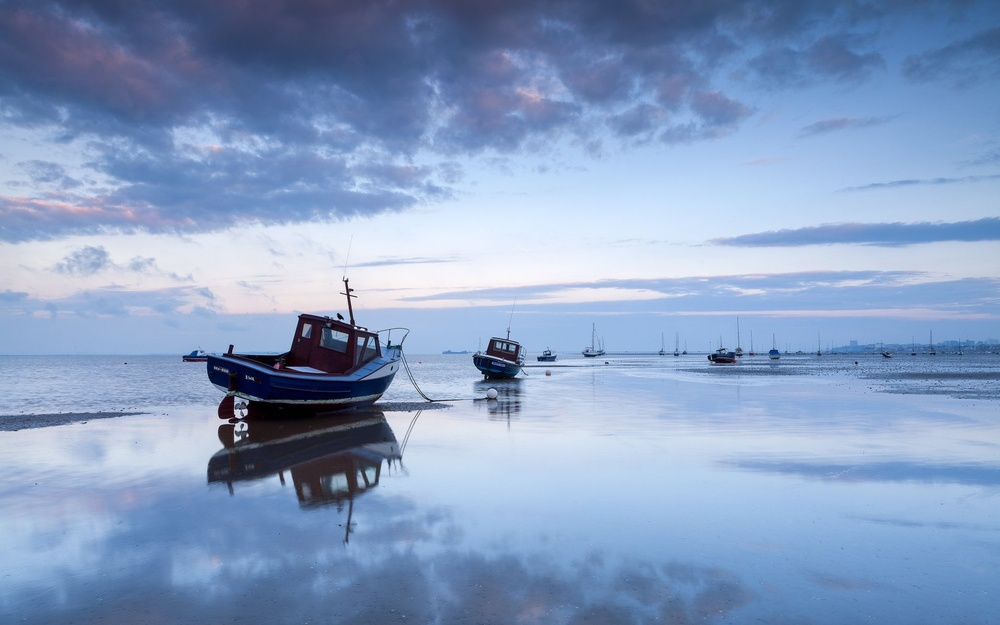
#> input picture Görüntü_İşleme/image_determination/boat.jpg, 1000 x 625 px, shrunk from 1920 x 1200 before the run
$ python image_determination.py
#> lines starting #> are read from the running program, lines starting #| are printed output that depends on the picture; after the words box and inside, x2 and y2 are one past the last pixel; in counts of white or black regions, pixels touching at a corner belong together

import cv2

image = cv2.imread('boat.jpg', 0)
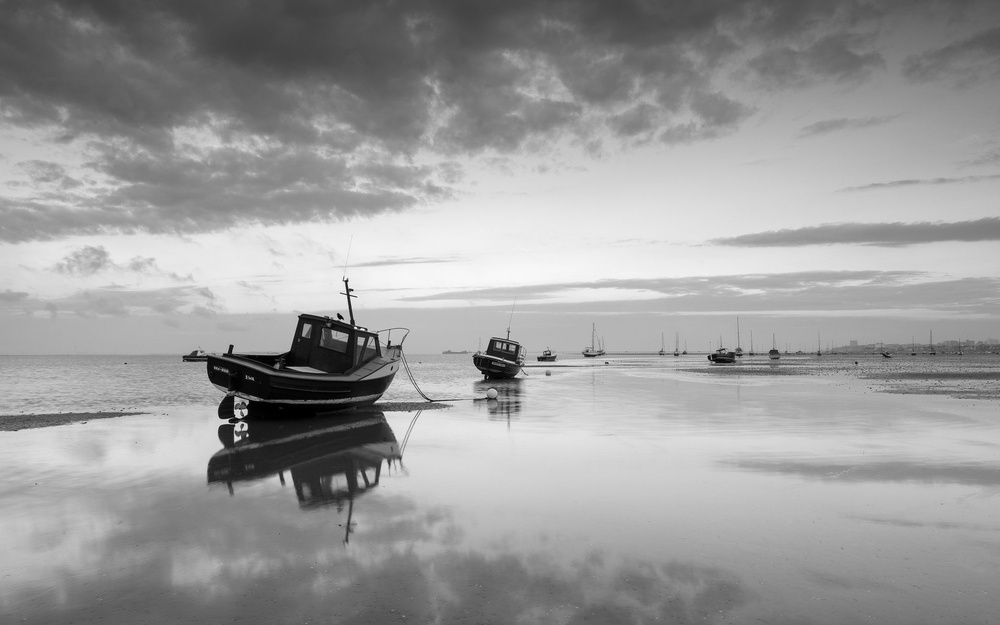
#> image: shape (625, 1000); min 0, max 254, mean 155.3

_, threshold_Image = cv2.threshold(image, 80, 250, cv2.THRESH_BINARY)
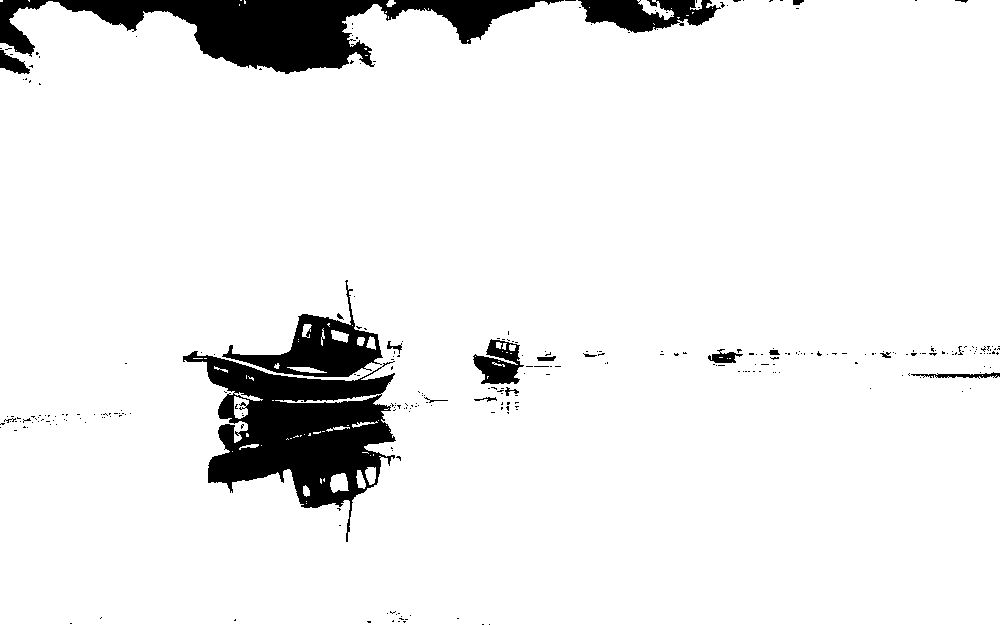
#> threshold_Image: shape (625, 1000); values 0 (black) and 250 (white), 92.6% white; 293 black regions (273 under 20 px), largest, box (x1, y1, x2, y2) and area: (183, 351, 396, 542) 17817, (0, 0, 564, 74) 17060, (222, 280, 383, 377) 4730
threshold_Image_two = cv2.adaptiveThreshold(image, 255, cv2.ADAPTIVE_THRESH_MEAN_C, cv2.THRESH_BINARY, 13, 6)
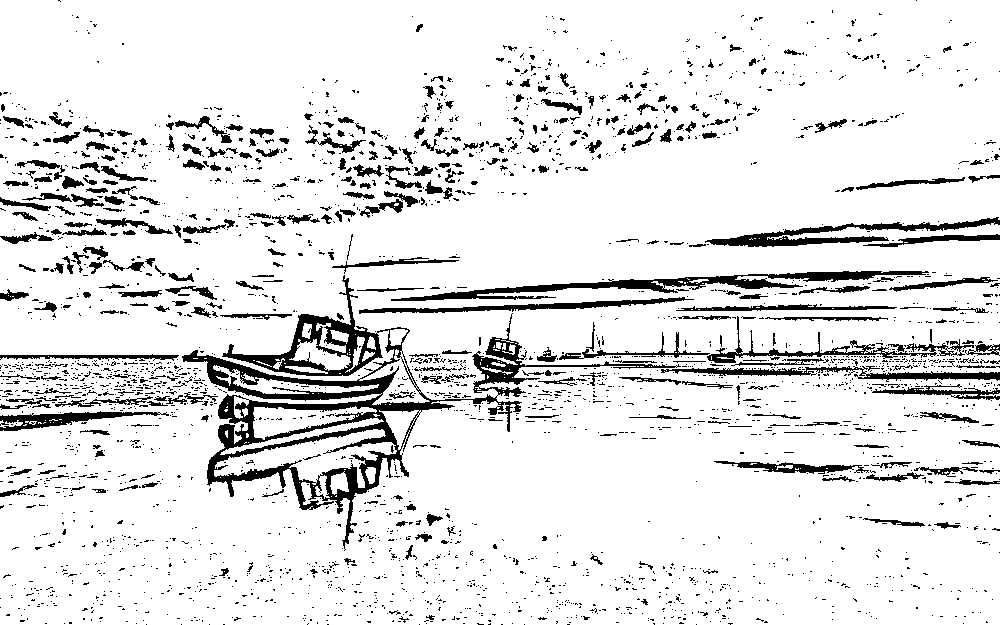
#> threshold_Image_two: shape (625, 1000); 89.4% white; 3005 black regions (2656 under 20 px), largest, box (x1, y1, x2, y2) and area: (182, 275, 681, 551) 16683, (391, 271, 929, 301) 3780, (705, 217, 1000, 247) 2414

cv2.imshow('image', image)
cv2.imshow('image_2', threshold_Image)
cv2.imshow('image_3', threshold_Image_two)

cv2.waitKey()
